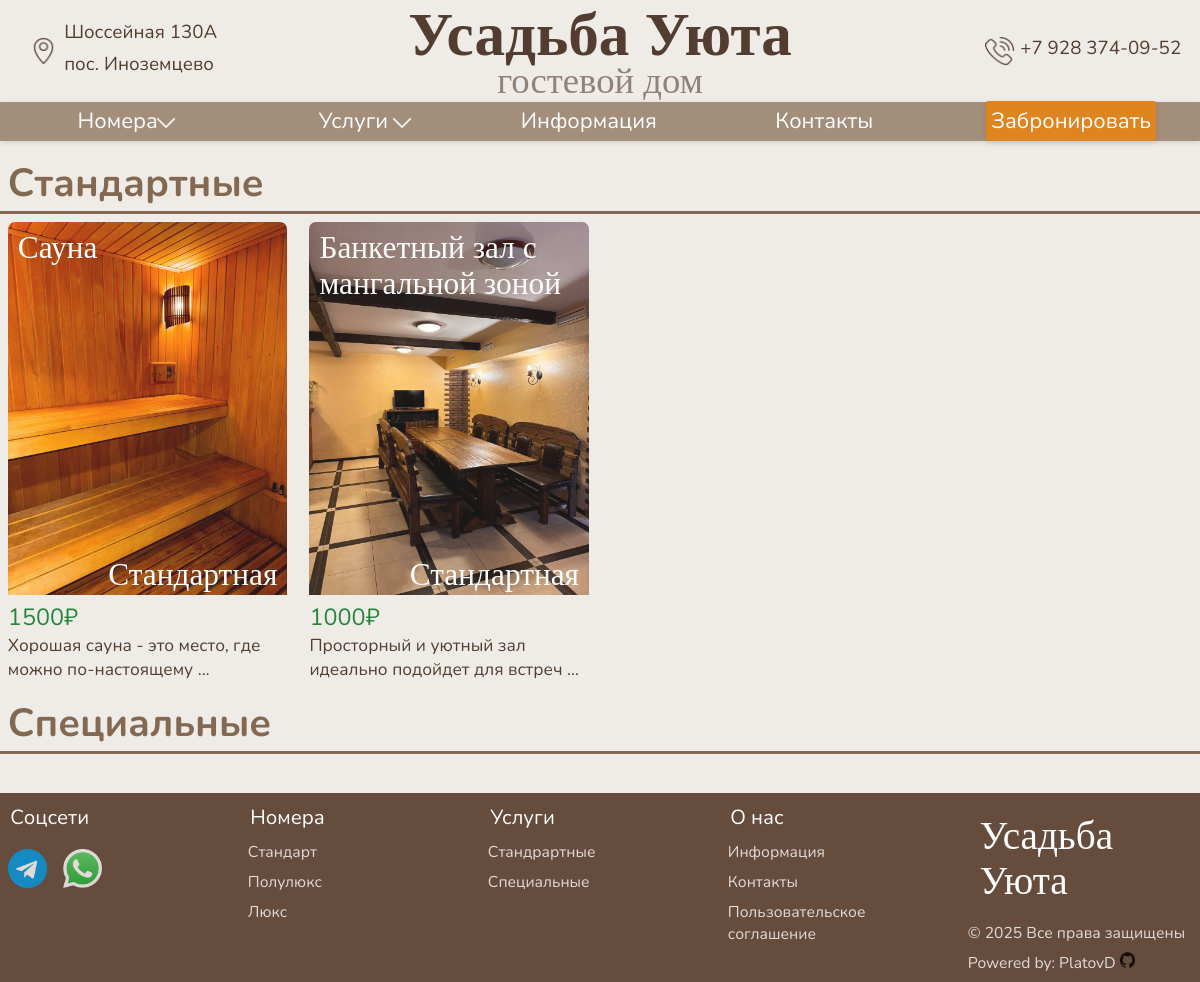
Page /services/indoors/ on the committed database.
### main/models.py (models this page shows, shortened)
class Service(models.Model):
    id = models.IntegerField(primary_key=True, verbose_name="id услуги")
    name = models.CharField(max_length=100, verbose_name="Название услуги")
    description = models.TextField(verbose_name="Описание")
    price = models.IntegerField(verbose_name="Цена")
    isSpecial = models.BooleanField(verbose_name="Специальная услуга?", default=False)
    preview = models.ImageField("Превью", upload_to="services_previews/", blank=False)
    objects = models.Manager()
    manager = ServicesManager()
    class Meta:
        verbose_name = "Услуга"
        verbose_name_plural = "Услуги"

### main/views.py (the view)
# urls.py: path('services/<service_type:service_type>/', ServicesView.as_view(), name='services'),
class ServicesView(TemplateView):
    template_name = 'main/services.html'
    def get_context_data(self, **kwargs):
        super().get_context_data(**kwargs)
        queryset = Service.objects.all()
        services = {
            'indoor': [],
            'special': [],
        }
        for serv in queryset:
            if serv.isSpecial:
                services['special'] += [serv]
            else:
                services['indoor'] += [serv]
        kwargs.update(services)
        return kwargs

### main/converters.py (called while the page is built)
    def to_url(self, value):
        return value

    def to_python(self, value):
        return value

    def to_url(self, value):
        return value

### main/templates/main/services.html (shortened to what this page needs)
{% extends 'base.html' %}
{% load static %}
{% block style %}
<link rel="stylesheet" href="https://cdn.jsdelivr.net/npm/swiper@11/swiper-bundle.min.css" />
<link rel="stylesheet" href="{% static 'main/css/home.css' %}">
{% endblock %}
{% block content %}
<div class="content-wrapper">
    <h2 id="services-indoors">Стандартные</h2>
    <div class="animated-line"></div>
    {% include './components/services-list.html' with services=indoor %}
</div>
<div class="content-wrapper">
    <h2 id="services-special">Специальные</h2>
    <div class="animated-line"></div>
</div>
{% endblock %}

### main/templates/main/components/service-container.html
<div class="room-wrapper">
    <a href="{% url 'main:services_detail' service.id %}">
        <div class="room-image">
            <div class="room-on-img-price">{{service.name}}</div>
            <img src="{{ service.preview.url }}" alt="{{ service.name }}">
            {% if service.isSpecial %}
            <div class="room-on-img">Специальная</div>
            {% else %}
            <div class="room-on-img">Стандартная</div>
            {% endif %}
        </div>
        <div class="room-descr">
            <p class="room-descr-price">{{service.price}}₽</p>
            <p>{{ service.description|truncatewords:8|safe }}</p>
        </div>
    </a>
</div>

### static/css/base.css (style rules this page uses)
:root { --main-color: #a38e7b; --text-second-color: #836951; --third-color: #523d30; --body-color: #efece8; --dropdowns-color: #ebdac3; }
* { padding: 0; margin: 0; font-size: 1em; }
body { background-color: var(--body-color); font-family: 'Nunito', sans-serif; color: #fff; }
a { text-decoration: none; cursor: pointer; color: #fff; -webkit-tap-highlight-color: transparent; outline: none; color: inherit; }
.animated-line { background-color: var(--text-second-color); height: 2.5px; margin-top: 1px; }
.animate { animation: fillLine 1s forwards; }
@media (max-width: 1200px) { body { font-size: 0.98em; } }

### main/static/main/css/home.css (style rules this page uses)
.content-wrapper { color: var(--main-color); }
.content-wrapper img { width: 100%; }
.content-wrapper { margin-top: 1em; }
.content-wrapper h2 { font-size: 2.5em; color: var(--text-second-color); width: auto; padding-left: 0.2em; }

### rows in the picture
Service: name "Саунa", preview (picture), isSpecial "Стандартная", price "1500", description "Хорошая сауна - это место, где можно по-настоящему …"
Service: name "Банкетный зал с мангальной зоной", preview (picture), isSpecial "Стандартная", price "1000", description "Просторный и уютный зал идеально подойдет для встреч …"
